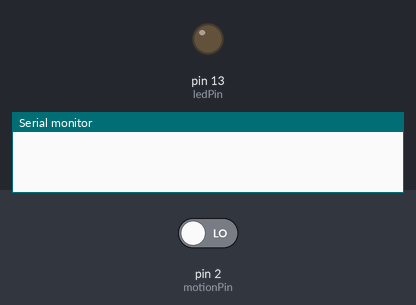
A sketch run on a simulated Arduino Uno, built with avr-gcc and run on an emulated ATmega328P. Shown: output pins drawn as LEDs (lit = HIGH), the last lines printed to the serial monitor. The test bench sets the inputs (shaded band); at power-on: pin 2 (motionPin) LOW.

Above: at 1.2 s.
1.3 s: pin 2 (motionPin) driven HIGH
At 1.6 s:
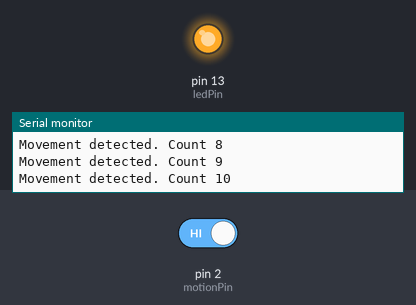
2.8 s: pin 2 (motionPin) driven LOW
At 3.5 s:
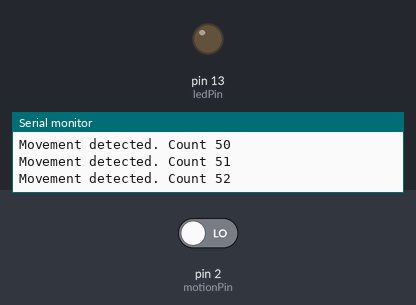
Timing chart, 0 to 5.8 s (numbered marks = the images above; inputs shaded):
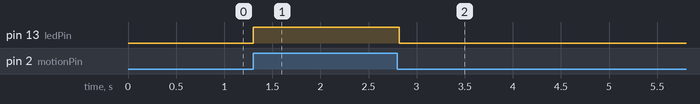

The sketch:

MotionDetector.ino
```cpp
const byte ledPin =  13;    // LED pin
const byte motionPin = 2;   // motion detector input pin
byte senseMotion = 0;       // variable to hold current state of motion detector
int i = 0;

void setup() {
  Serial.begin(9600);
  // set the digital pin directions
  pinMode(ledPin, OUTPUT);
  pinMode(motionPin, INPUT);
}

void loop()
{
    // Now watch for burglers
    senseMotion = digitalRead(motionPin);
    if (senseMotion == HIGH) {    // burgler found!
      digitalWrite(ledPin, HIGH);
      Serial.print("Movement detected. Count ");
      Serial.println(i);
      i++;
    } else {                      // no burgler, yet...
      digitalWrite(ledPin, LOW);
    }
}
```

Measured:
- after the input at 1.3 s, pin 13 (ledPin): LOW → HIGH at once
- after the input at 2.8 s, pin 13 (ledPin): HIGH → LOW at once
